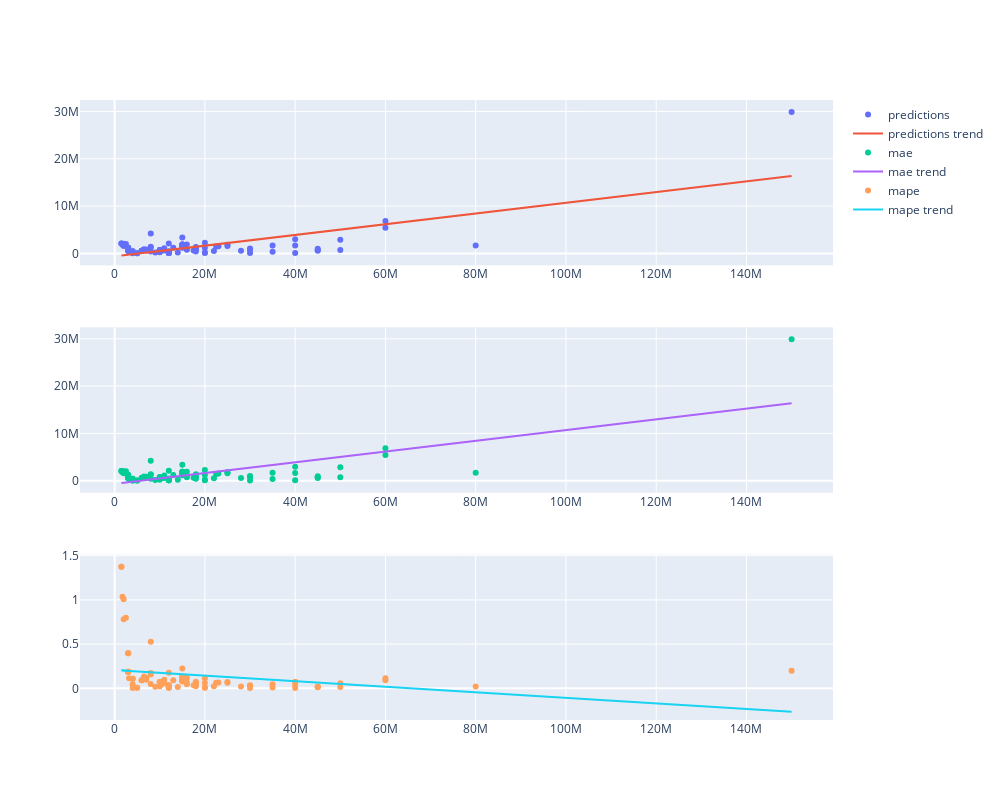

Write notebook code for a chart like this one.
### Markdown cell above
# Attackers

### Code cell
pipeline('ATT')
